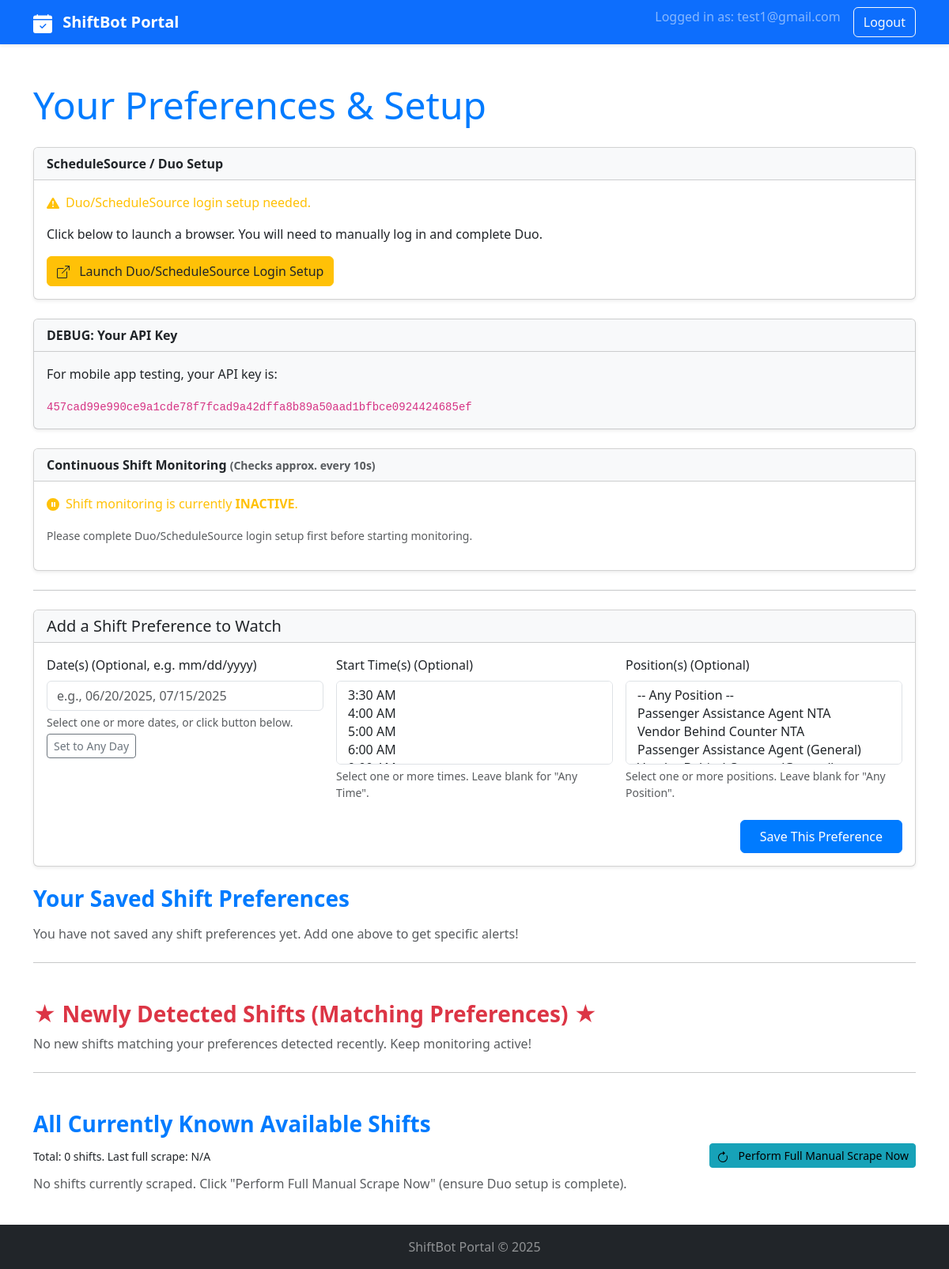
Page /preferences (signed in) on the committed database.
### models.py (models this page shows, shortened)
class User(UserMixin, db.Model):
    __tablename__ = "user"
    id                = db.Column(db.Integer, primary_key=True)
    email             = db.Column(db.String(120), unique=True, nullable=False)
    password_hash     = db.Column(db.String(256))
    duo_done          = db.Column(db.Boolean, default=False)
    monitoring_active = db.Column(db.Boolean, default=False, nullable=False)
    api_key           = db.Column(db.String(64), unique=True, nullable=False, index=True)
    configs = db.relationship(
        "ShiftConfig", backref="owner",
        cascade="all, delete", lazy="dynamic"
    )
    scraped_shifts = db.relationship(
        "ScrapedShift", backref="shift_owner",
        cascade="all, delete", lazy="dynamic"
    )

### app.py (the view)
@app.route("/")
@app.route("/preferences")
@login_required
def preferences():
    user_cfgs = current_user.configs.order_by(ShiftConfig.created.desc()).all()
    form = PrefForm()
    all_shifts = current_user.scraped_shifts.order_by(
        ScrapedShift.scraped_at.desc()).all()
    new_shifts = current_user.scraped_shifts.filter_by(
        is_new_for_user=True).order_by(
        ScrapedShift.scraped_at.desc()).limit(50).all()
    return render_template(
        "preferences.html",
        title="Your Preferences & Setup",
        form=form,
        user_configs=user_cfgs,
        current_user_email=current_user.email,
        duo_done_status=current_user.duo_done,
        monitoring_status=current_user.monitoring_active,
        QUICK_CHECK_INTERVAL_SECONDS=TASK_QUICK_CHECK_INTERVAL,
        scraped_shifts=all_shifts,
        newly_scraped_shifts=new_shifts,
        dt=dt,
        api_key=current_user.api_key,
    )

### app.py (called while the page is built)
@lm.user_loader
def load_user(user_id):          # for flask-login
    return db.session.get(User, int(user_id))

### templates/preferences.html (shortened to what this page needs)
<!doctype html>
<html lang="en">
<head>
    <link href="https://cdn.jsdelivr.net/npm/bootstrap@5.3.3/dist/css/bootstrap.min.css" rel="stylesheet">
    <link rel="stylesheet" href="https://cdn.jsdelivr.net/npm/flatpickr/dist/flatpickr.min.css">
    <link href="https://cdn.jsdelivr.net/npm/tom-select@2.3.1/dist/css/tom-select.bootstrap5.min.css" rel="stylesheet">
</head>
<body>
    <nav class="navbar navbar-expand-lg navbar-dark bg-primary mb-4 shadow-sm">
        <div class="container">
            <a class="navbar-brand fw-bold" href="{{ url_for('preferences') }}">
                ShiftBot Portal
            </a>
            <div class="collapse navbar-collapse" id="navbarNav">
                <ul class="navbar-nav ms-auto">
                    {% if current_user.is_authenticated %}
                    <li class="nav-item">
                        <span class="navbar-text me-3 text-white-50">Logged in as: {{ current_user_email }}</span>
                    </li>
                    <li class="nav-item">
                        <a class="btn btn-outline-light" href="{{ url_for('logout') }}">Logout</a>
                    </li>
                    {% endif %}
                </ul>
            </div>
        </div>
    </nav>
    <div class="container py-4">
        <h2 class="display-5 mb-4">{{ title }}</h2>
        <div class="card mb-4 shadow-sm">
            <div class="card-header fw-bold">
                ScheduleSource / Duo Setup
            </div>
            <div class="card-body">
                {% if duo_done_status %}
                <p class="text-success"><svg xmlns="http://www.w3.org/2000/svg" width="16" height="16" fill="currentColor" class="bi bi-check-circle-fill me-2" viewBox="0 0 16 16"><path d="M16 8A8 8 0 1 1 0 8a8 8 0 0 1 16 0m-3.97-3.03a.75.75 0 0 0-1.08.022L7.477 9.417 5.384 7.323a.75.75 0 0 0-1.06 1.06L6.97 11.03a.75.75 0 0 0 1.079-.02l3.992-4.99a.75.75 0 0 0-.01-1.05z" /></svg>Duo/ScheduleSource login is configured.</p>
                <p><small>To re-run setup (e.g., if session expired or to ensure it's fresh):</small></p>
                {% else %}
                <p class="text-warning">Duo/ScheduleSource login setup needed.</p>
                <p>Click below to launch a browser. You will need to manually log in and complete Duo.</p>
                {% endif %}
                <a href="{{ url_for('launch_browser_setup') }}" class="btn btn-warning">
                    Launch Duo/ScheduleSource Login Setup
                </a>
            </div>
        </div>
        <div class="card mb-4 shadow-sm bg-light">
            <div class="card-header fw-bold">DEBUG: Your API Key</div>
            <div class="card-body">
                <p>For mobile app testing, your API key is:</p>
                <code style="word-wrap: break-word;">{{ api_key }}</code>
            </div>
        </div>
        <div class="card mb-4 shadow-sm">
            <div class="card-header fw-bold">
                Continuous Shift Monitoring
                <small class="text-muted">(Checks approx. every {{ QUICK_CHECK_INTERVAL_SECONDS if QUICK_CHECK_INTERVAL_SECONDS else 'N/A' }}s)</small>
            </div>
            <div class="card-body">
                {% if monitoring_status %}
                <p class="text-success"><svg xmlns="http://www.w3.org/2000/svg" width="16" height="16" fill="currentColor" class="bi bi-activity me-2" viewBox="0 0 16 16"><path fill-rule="evenodd" d="M6 2a.5.5 0 0 1 .47.33L10 12.036l1.53-4.208A.5.5 0 0 1 12 7.5h3.5a.5.5 0 0 1 0 1h-3.15l-1.88 5.17a.5.5 0 0 1-.94 0L6 3.964 4.47 8.17A.5.5 0 0 1 4 8.5H.5a.5.5 0 0 1 0-1h3.15l1.88-5.17A.5.5 0 0 1 6 2Z" /></svg>Shift monitoring is currently <strong>ACTIVE</strong>.</p>
                <p><small>New shifts matching preferences will be flagged. Check "Newly Detected Shifts" below (refresh page for updates).</small></p>
                <a href="{{ url_for('stop_shift_monitoring') }}" class="btn btn-danger">
                    <svg xmlns="http://www.w3.org/2000/svg" width="16" height="16" fill="currentColor" class="bi bi-stop-circle-fill me-2" viewBox="0 0 16 16"><path d="M16 8A8 8 0 1 1 0 8a8 8 0 0 1 16 0M6.5 5A.5.5 0 0 0 6 5.5v5a.5.5 0 0 0 .5.5h3a.5.5 0 0 0 .5-.5v-5a.5.5 0 0 0-.5-.5z" /></svg>
                    Stop Continuous Monitoring
                </a>
                {% else %}
                <p class="text-warning">Shift monitoring is currently <strong>INACTIVE</strong>.</p>
                {% if duo_done_status %}
                <a href="{{ url_for('start_shift_monitoring') }}" class="btn btn-success">
                    <svg xmlns="http://www.w3.org/2000/svg" width="16" height="16" fill="currentColor" class="bi bi-play-circle-fill me-2" viewBox="0 0 16 16"><path d="M16 8A8 8 0 1 1 0 8a8 8 0 0 1 16 0M6.79 5.093A.5.5 0 0 0 6 5.5v5a.5.5 0 0 0 .79.407l3.5-2.5a.5.5 0 0 0 0-.814z" /></svg>
                    Start Continuous Monitoring
                </a>
                {% else %}
                <p class="text-muted"><small>Please complete Duo/ScheduleSource login setup first before starting monitoring.</small></p>
                {% endif %}
                {% endif %}
            </div>
        </div>
        <hr class="my-4">
        <div class="card mb-4 shadow-sm">
            <div class="card-header fw-bold">
                <h3 class="mb-0 h5">Add a Shift Preference to Watch</h3>
            </div>
            <div class="card-body">
                <form method="post" action="{{ url_for('save_preference') }}" class="row g-3">
                    <div class="col-md-12 col-lg-4 mb-3">
                        {{ form.target_date.label(class="form-label") }}
                        {{ form.target_date(class="form-control", id="flatpickr-dates") }}
                        <div class="form-text">Select one or more dates, or click button below.</div>
                        <button type="button" id="watch-all-dates-btn" class="btn btn-outline-secondary btn-sm mt-1">Set to Any Day</button>
                    </div>
                    <div class="col-md-6 col-lg-4 mb-3">
                        {{ form.target_time.label(class="form-label") }}
                        {{ form.target_time(class="form-select tomselect-time", id="target_time_select") }}
                        <div class="form-text">Select one or more times. Leave blank for "Any Time".</div>
                    </div>
                    <div class="col-md-6 col-lg-4 mb-3">
                        {{ form.target_position.label(class="form-label") }}
                        {{ form.target_position(class="form-select tomselect-position", id="target_position_select") }}
                        <div class="form-text">Select one or more positions. Leave blank for "Any Position".</div>
                    </div>
                    <div class="col-12 mt-2 text-end">
                        {{ form.submit(class="btn btn-primary px-4 py-2") }}
                    </div>
                </form>
            </div>
        </div>
        <div class="d-flex justify-content-between align-items-center mb-3">
            <h3 class="mb-0 fw-bold">Your Saved Shift Preferences</h3>
        </div>
        {% if user_configs %}
        <div class="table-responsive shadow-sm rounded">
            <table class="table table-striped table-hover table-sm align-middle">
                <thead class="table-light">
                    <tr>
                        <th scope="col">Date(s)</th>
                        <th scope="col">Time(s)</th>
                        <th scope="col">Position(s)</th>
                        <th scope="col" class="text-end">Created</th>
                    </tr>
                </thead>
                <tbody>
                    {% for cfg in user_configs %}
                    <tr>
                        <td>{{ cfg.target_date if cfg.target_date else 'Any Day' }}</td>
                        <td>{{ cfg.target_time if cfg.target_time else 'Any Time' }}</td>
                        <td>{{ cfg.target_position if cfg.target_position else 'Any Position' }}</td>
                        <td class="text-end"><small>{{ cfg.created.strftime('%Y-%m-%d %H:%M') if cfg.created else 'N/A' }}</small></td>
                    </tr>
                    {% endfor %}
                </tbody>
            </table>
        </div>
        {% else %}
        <p class="text-muted">You have not saved any shift preferences yet. Add one above to get specific alerts!</p>
        {% endif %}
        <hr class="my-4">
        <h3 class="mt-5 fw-bold text-danger">★ Newly Detected Shifts (Matching Preferences) ★</h3>
        {% if newly_scraped_shifts %}
        <p><small>These shifts were recently found and match at least one of your active preferences.</small></p>
        <div class="table-responsive mb-4 alert alert-warning shadow-sm rounded">
            <table class="table table-sm table-hover">
                <thead class="table-light">
                    <tr><th>#</th><th>Date</th><th>Time</th><th>Position</th><th>Full Details</th><th>Detected At</th></tr>
                </thead>
                <tbody>
                    {% for shift in newly_scraped_shifts %}
                    <tr>
                        <td>{{ loop.index }}</td>
                        <td>{{ shift.shift_date_str }}</td>
                        <td>{{ shift.shift_time_str }}</td>
                        <td>{{ shift.shift_position_str }}</td>
                        <td><small>{{ shift.raw_text }}</small></td>
                        <td><small>{{ shift.scraped_at.strftime('%Y-%m-%d %H:%M:%S UTC') if shift.scraped_at else 'N/A' }}</small></td>
                    </tr>
                    {% endfor %}
                </tbody>
            </table>
        </div>
        {% else %}
        <p class="text-muted">No new shifts matching your preferences detected recently. Keep monitoring active!</p>
        {% endif %}
        <hr class="my-4">
        <h3 class="mt-5 fw-bold">All Currently Known Available Shifts</h3>
        <div class="d-flex justify-content-between align-items-center mb-2">
            <p class="mb-0">
                <small>
                    Total: {{ scraped_shifts|length }} shifts. Last full scrape:
                    {% if scraped_shifts and scraped_shifts[0].scraped_at %}{{ scraped_shifts[0].scraped_at.strftime('%Y-%m-%d %H:%M:%S UTC') }}{% else %}N/A{% endif %}
                </small>
            </p>
            <a href="{{ url_for('fetch_my_shifts') }}" class="btn btn-info btn-sm">
                Perform Full Manual Scrape Now
            </a>
        </div>
        {% if scraped_shifts %}
        <div class="table-responsive shadow-sm rounded">
            <table class="table table-sm table-hover table-striped align-middle">
                <thead class="table-light">
                    <tr><th>#</th><th>Date</th><th>Time</th><th>Position</th><th>Full Details</th></tr>
                </thead>
                <tbody>
                    {% for shift in scraped_shifts %}
                    <tr>
                        <td>{{ loop.index }}</td>
                        <td>{{ shift.shift_date_str }}</td>
                        <td>{{ shift.shift_time_str }}</td>
                        <td>{{ shift.shift_position_str }}</td>
                        <td><small>{{ shift.raw_text }}</small></td>
                    </tr>
                    {% endfor %}
                </tbody>
            </table>
        </div>
        {% else %}
        <p class="text-muted">No shifts currently scraped. Click "Perform Full Manual Scrape Now" (ensure Duo setup is complete).</p>
        {% endif %}
    </div>
    <footer class="footer mt-auto py-3 bg-dark text-white-50">
        <div class="container text-center">
            <span>ShiftBot Portal © {{ dt.date.today().year if dt else '2024' }}</span>
        </div>
    </footer>
</body>
</html>

### templates/preferences.html (style rules this page uses)
.card-header { background-color: #f8f9fa; }
h2, h3 { color: #007bff; }
.btn-primary { background-color: #007bff; border-color: #007bff; }
.btn-info { background-color: #17a2b8; border-color: #17a2b8; }
.btn-warning { background-color: #ffc107; border-color: #ffc107; color: #212529; }

### rows in the picture
User: email "test1@gmail.com", api_key "457cad99e990ce9a1cde78f7fcad9a42dffa8b89a50aad1bfbce0924424685ef"

### other values in the picture
{{ title }} "Your Preferences & Setup"
{{ scraped_shifts|length }} "0"
